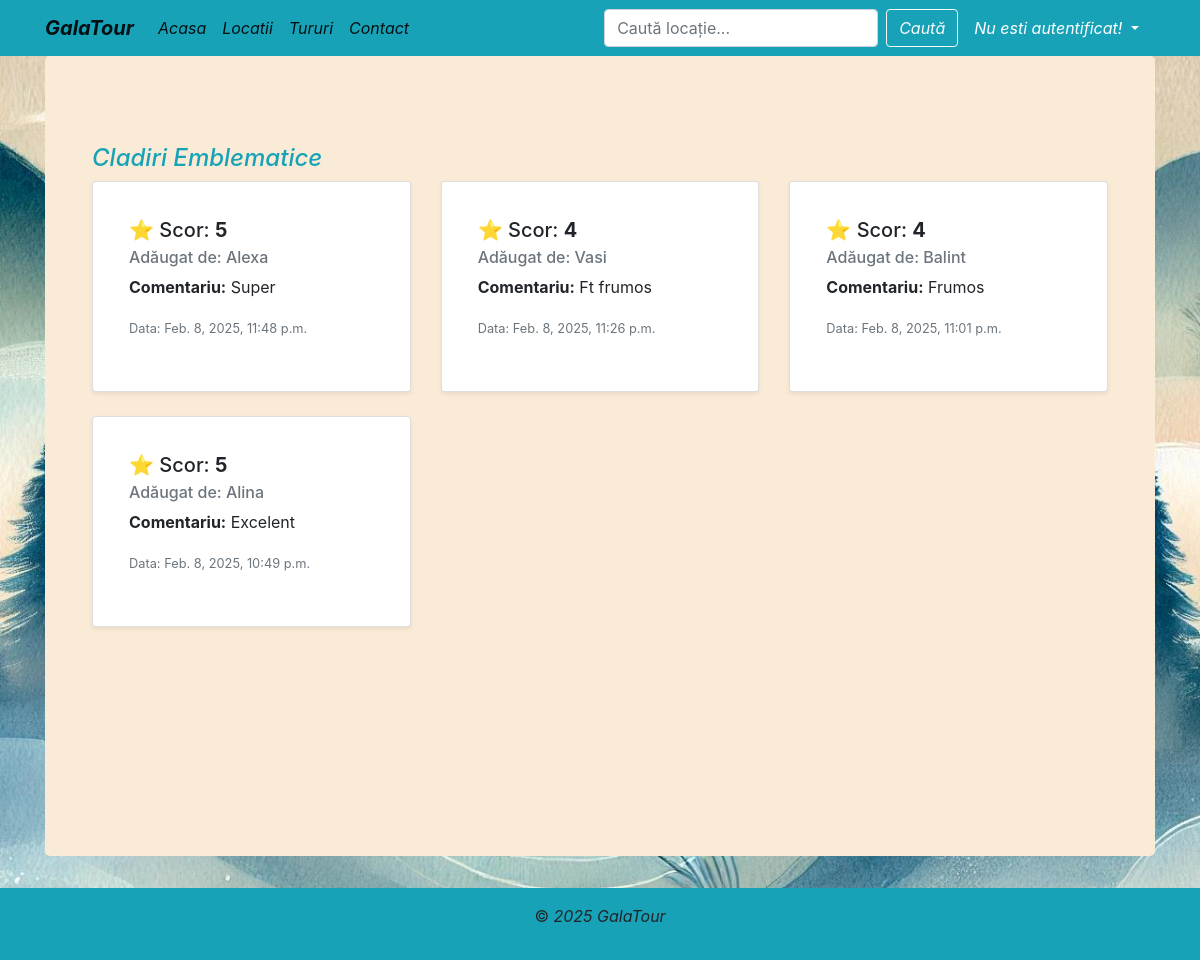
/recenzii/2, run on the app's committed database.
### locatii/models.py (models this page shows, shortened)
class Tur(models.Model):
    class Meta:
        verbose_name_plural = 'Tururi'
    OPTIUNI_TIP_TUR = [
            ('predefinit', 'Predefinit'),
            ('personalizat', 'Personalizat')
        ]
    nume = CharField(max_length=128, blank=True, null=True)
    descriere = TextField(blank=True, null=True)
    locatii = ManyToManyField(Locatie, related_name='tururi')
    type = CharField(max_length=40, choices=OPTIUNI_TIP_TUR, default='predefinit' )
    durata= CharField(max_length=128, blank=True, null=True)
    pret = PositiveIntegerField(blank=False, null=False, default=1)
    pachet = TextField(blank=True, null=True)
    imagine_tur = ImageField(upload_to='imagini', blank=True, null=True)

class Recenzie(models.Model):
    class Meta:
        verbose_name_plural = 'Recenzii'
    scor = IntegerField()
    comentariu = CharField(max_length=250, blank=True, null=True)
    tur = ForeignKey(Tur, on_delete=CASCADE, related_name='recenzii')
    user = ForeignKey(User, on_delete=CASCADE, related_name='recenzii')
    creata = DateTimeField(auto_now_add=True)

### locatii/views.py (the view)
# urls.py: path('recenzii/<tur_id>', afiseaza_recenzii, name='afiseaza_recenzii'),
def afiseaza_recenzii(request, tur_id):
    tur = get_object_or_404(Tur, pk=tur_id)
    recenzii = Recenzie.objects.filter(tur=tur).order_by('-pk')
    return render(request, 'toate_recenziile.html', {
        'tur': tur,
        'recenzii': recenzii,
    })

### locatii/templates/toate_recenziile.html (shortened to what this page needs)
<!DOCTYPE html>
<html lang="en">
<head>
</head>
<body>
{% extends 'base.html' %}
{% block content %}
<div class="container mt-4">
    <h4 class="text-info"><i>{{ tur.nume }}</i></h4>
    {% if recenzii %}
        <div class="row">
            {% for recenzie in recenzii %}
                <div class="col-md-4 col-sm-6 {% if forloop.counter <= 3 %}mb-4{% endif %}">
                    <div class="card p-3 shadow-sm h-100">
                        <div class="card-body">
                            <h5 class="card-title">⭐ Scor: <strong>{{ recenzie.scor }}</strong></h5>
                            <h6 class="card-subtitle mb-2 text-muted">Adăugat de: {{ recenzie.user.username }}</h6>
                            <p class="card-text"><strong>Comentariu:</strong> {{ recenzie.comentariu }}</p>
                            <p class="text-muted"><small>Data: {{ recenzie.creata }}</small></p>
                        </div>
                    </div>
                </div>
            {% endfor %}
        </div>
    {% else %}
        <p class="text-muted">Nu există recenzii pentru acest tur încă.</p>
    {% endif %}
</div>
{% endblock%}

### locatii/static/index.css (style rules this page uses)
body { background-image: url('/static/imagini/tourism_background_aliceblue.jpg'); background-size: cover; background-position: center; background-repeat: no-repeat; background-attachment: fixed; }

### locatii/templates/base.html (style rules this page uses)
html, body { height: 100%; }

### data on the page
Tur: nume "Cladiri Emblematice"
Recenzie: scor "5", user.username "Alexa", comentariu "Super", creata "Feb. 8, 2025, 11:48 p.m."
Recenzie: scor "4", user.username "Vasi", comentariu "Ft frumos", creata "Feb. 8, 2025, 11:26 p.m."
Recenzie: scor "4", user.username "Balint", comentariu "Frumos", creata "Feb. 8, 2025, 11:01 p.m."
Recenzie: scor "5", user.username "Alina", comentariu "Excelent", creata "Feb. 8, 2025, 10:49 p.m."
